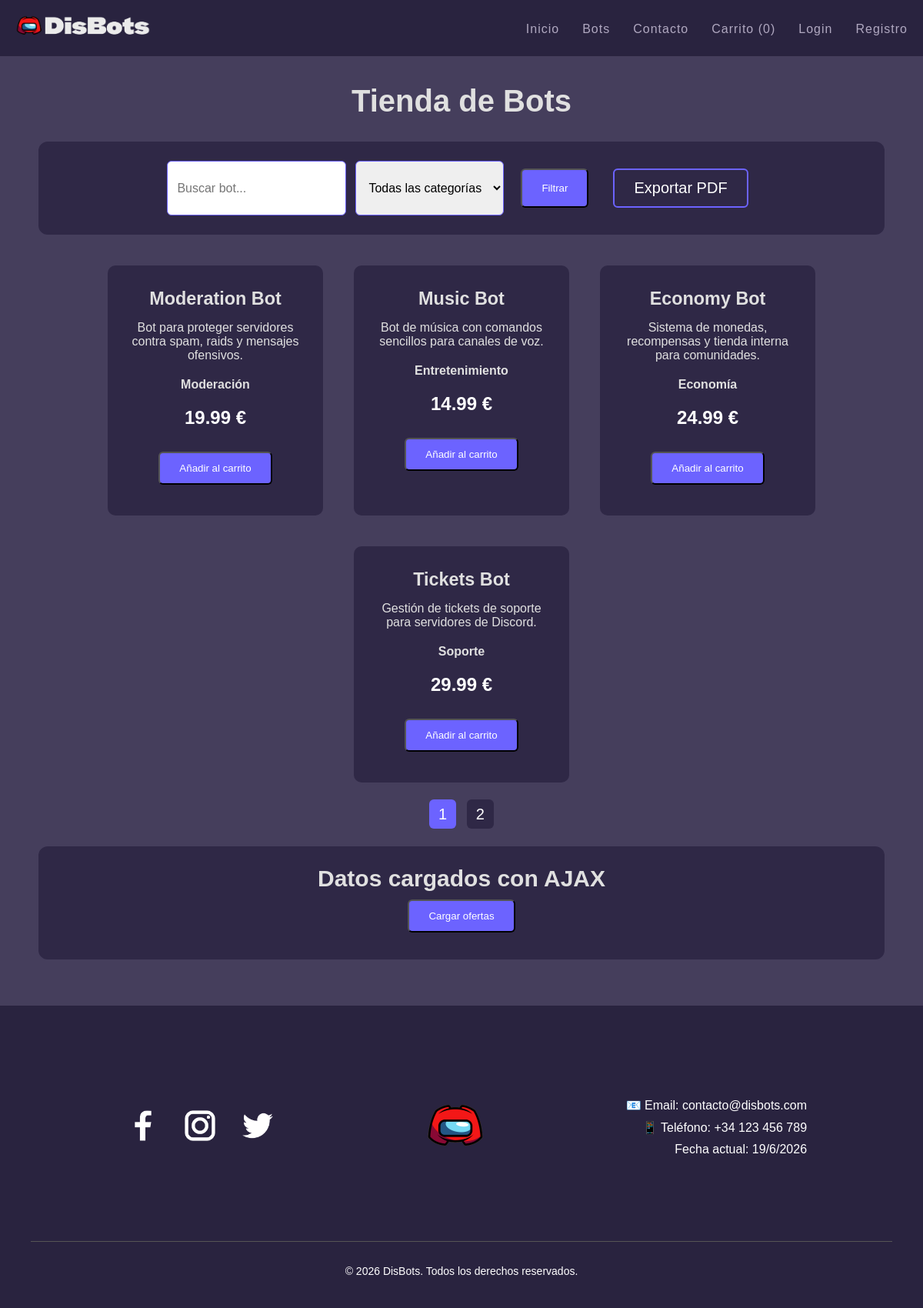
The page /productos.php on the database its author committed.
### tables this page shows
CREATE TABLE productos (
    id INT AUTO_INCREMENT PRIMARY KEY,
    nombre VARCHAR(120) NOT NULL,
    descripcion TEXT NOT NULL,
    categoria VARCHAR(80) NOT NULL,
    precio DECIMAL(8,2) NOT NULL,
    imagen VARCHAR(255) DEFAULT NULL,
    fecha_creacion TIMESTAMP DEFAULT CURRENT_TIMESTAMP
);

### includes/funciones.php (called while the page is built, shortened)
<?php
function esta_logueado() {
    return isset($_SESSION['usuario']);
}
function limpiar($dato) {
    return htmlspecialchars(trim($dato), ENT_QUOTES, 'UTF-8');
}
?>

### productos.php (the view, shortened to what this page needs)
<?php
require_once 'header.php';
require_once 'config/db.php';
$busqueda = trim($_GET['buscar'] ?? '');
$categoria = trim($_GET['categoria'] ?? '');
$pagina = max(1, (int)($_GET['pagina'] ?? 1));
$por_pagina = 4;
$offset = ($pagina - 1) * $por_pagina;
$where = 'WHERE 1=1';
$params = [];
$types = '';
$sqlCount = "SELECT COUNT(*) total FROM productos $where";
$stmtCount = mysqli_prepare($conexion, $sqlCount);
mysqli_stmt_execute($stmtCount);
$total = mysqli_fetch_assoc(mysqli_stmt_get_result($stmtCount))['total'];
$total_paginas = max(1, ceil($total / $por_pagina));
$sql = "SELECT * FROM productos $where ORDER BY fecha_creacion DESC LIMIT ? OFFSET ?";
$stmt = mysqli_prepare($conexion, $sql);
$params2 = $params; $params2[] = $por_pagina; $params2[] = $offset;
$types2 = $types . 'ii';
mysqli_stmt_bind_param($stmt, $types2, ...$params2);
mysqli_stmt_execute($stmt);
$productos = mysqli_stmt_get_result($stmt);
?>
<main class="contenedor">
    <h1>Tienda de Bots</h1>
    <section class="panel">
        <form method="GET" class="filtros">
            <input type="text" name="buscar" placeholder="Buscar bot..." value="<?= limpiar($busqueda) ?>">
            <select name="categoria">
                <option value="">Todas las categorías</option>
            </select>
            <button class="btn" type="submit">Filtrar</button>
            <a class="btn btn-secundario" href="exportar_pdf.php?buscar=<?= urlencode($busqueda) ?>&categoria=<?= urlencode($categoria) ?>">Exportar PDF</a>
        </form>
    </section>
    <section class="bot-grid">
        <?php while($p = mysqli_fetch_assoc($productos)): ?>
            <article class="bot-card">
                <h3><?= limpiar($p['nombre']) ?></h3>
                <p><?= limpiar($p['descripcion']) ?></p>
                <p><strong><?= limpiar($p['categoria']) ?></strong></p>
                <p class="precio"><?= number_format($p['precio'], 2) ?> €</p>
                <form action="agregar_carrito.php" method="POST">
                    <button class="btn btnComprar" type="submit" data-nombre="<?= limpiar($p['nombre']) ?>">Añadir al carrito</button>
                </form>
            </article>
        <?php endwhile; ?>
    </section>
    <div class="paginacion">
        <?php for($i=1; $i <= $total_paginas; $i++): ?>
            <a class="<?= $i === $pagina ? 'activa' : '' ?>" href="?buscar=<?= urlencode($busqueda) ?>&categoria=<?= urlencode($categoria) ?>&pagina=<?= $i ?>"><?= $i ?></a>
        <?php endfor; ?>
    </div>
    <section class="panel"><h2>Datos cargados con AJAX</h2><button id="cargarAjax" class="btn">Cargar ofertas</button><div id="resultadoAjax"></div></section>
</main>
<?php require_once 'footer.php'; ?>

### header.php (shortened to what this page needs)
<?php
require_once __DIR__ . '/includes/funciones.php';
$base = (strpos($_SERVER['PHP_SELF'], '/admin/') !== false) ? '../' : '';
$carrito_count = 0;
?>
<!DOCTYPE html>
<html lang="es">
<head>
    <link rel="stylesheet" href="<?= $base ?>estilos/estilo.css?v=3">
</head>
<body>
<header>
    <a href="<?= $base ?>index.php"><img src="<?= $base ?>assets/img/logo-letras.png" alt="Logo de DisBots" class="logo-header"></a>
    <nav id="menuPrincipal">
        <ul>
            <li><a href="<?= $base ?>index.php">Inicio</a></li>
            <li><a href="<?= $base ?>productos.php">Bots</a></li>
            <li><a href="<?= $base ?>contacto.php">Contacto</a></li>
            <li><a href="<?= $base ?>carrito.php">Carrito (<?= $carrito_count ?>)</a></li>
            <?php if (esta_logueado()): ?>
                <?php if (es_admin()): ?><li><a href="<?= $base ?>admin/productos_admin.php">Admin</a></li><?php endif; ?>
                <li><a href="<?= $base ?>logout.php">Salir</a></li>
            <?php else: ?>
                <li><a href="<?= $base ?>login.php">Login</a></li>
                <li><a href="<?= $base ?>registro.php">Registro</a></li>
            <?php endif; ?>
        </ul>
    </nav>
</header>

### footer.php (shortened to what this page needs)
<footer>
    <div class="footer-content">
        <div class="social-links">
            <a href="https://facebook.com" target="_blank"><img src="<?= $base ?>assets/img/facebook.png" alt="Facebook"></a>
            <a href="https://instagram.com" target="_blank"><img src="<?= $base ?>assets/img/instagram.png" alt="Instagram"></a>
            <a href="https://twitter.com" target="_blank"><img src="<?= $base ?>assets/img/twitter.png" alt="Twitter"></a>
        </div>
        <div class="footer-logo"><img src="<?= $base ?>assets/img/logo.png" alt="Logo de DisBots"></div>
        <div class="contact-info">
            <p>📧 Email: <a href="mailto:contacto@disbots.com">contacto@disbots.com</a></p>
            <p>📱 Teléfono: <a href="tel:+34123456789">+34 123 456 789</a></p>
            <p id="fechaActual"></p>
        </div>
    </div>
    <div class="footer-bottom"><p>&copy; 2026 DisBots. Todos los derechos reservados.</p></div>
</footer>
</body>
</html>

### estilos/estilo.css (style rules this page uses)
* { margin: 0; padding: 0; box-sizing: border-box; }
body { background-color: #453e5c; color: #e0e0e0; font-family: arial; font-size: 20px; text-align: center; }
header { color: #e0e0e0; background-color: #29233f; padding: 20px; font-family: arial; text-align: left; margin: 0; margin-bottom: 3%; display: flex; justify-content: space-between; align-items: center; }
nav { margin-top: 0; text-align: right; }
nav ul { list-style: none !important; display: flex; gap: 30px; margin: 0 !important; padding: 0 !important; justify-content: flex-end; }
nav ul li { display: inline; list-style: none !important; }
nav ul li a { color: #b0a8c0; text-decoration: none; font-weight: normal; font-size: 16px; letter-spacing: 1px; transition: color 0.3s; }
.btn { background:#6c63ff; color:white; padding:12px 25px; border-radius:6px; text-decoration:none; margin:10px; display:inline-block; transition:0.3s; }
.btn-secundario { background:transparent; border:2px solid #6c63ff; }
.bot-grid { display:flex; justify-content:center; gap:40px; flex-wrap:wrap; margin-top:40px; }
.bot-card { background:#2f2846; padding:30px; border-radius:10px; width:280px; transition:0.3s; }
.bot-card h3 { margin-bottom:15px; }
.bot-card p { font-size:16px; margin-bottom:20px; }
footer { background-color: #29233f; color: #fff; padding: 40px; text-align: center; margin-bottom: 0; margin-top: 5%; font-family: 'Gill Sans', 'Gill Sans MT', Calibri, 'Trebuchet MS', sans-serif; }
.footer-content { display: flex; justify-content: space-around; align-items: center; gap: 40px; flex-wrap: wrap; padding: 40px; font-family: 'arial'; font-size: 16px; }
.footer-logo img { height: 60px; }
.social-links { margin: 30px 0; text-align: left; }
.social-links a { display: inline-block; margin: 0 15px; text-decoration: none; }
.social-links img { height: 40px; width: 40px; transition: transform 0.3s; }
.contact-info { margin: 30px 0; text-align: right; }
.contact-info p { margin: 10px 0; }
.contact-info a { color: #fff; text-decoration: none; }
.footer-bottom { border-top: 1px solid #555; margin-top: 30px; padding-top: 30px; font-size: 14px; font-family: Arial; }
.logo-header { width: 180px; max-width: 45vw; }
.contenedor { width: min(1100px, 92%); margin: 0 auto; }
.panel { background:#2f2846; padding:25px; border-radius:12px; margin:30px auto; }
.formulario input, .formulario textarea, .formulario select, .filtros input, .filtros select { padding:12px; border-radius:6px; border:1px solid #6c63ff; font-size:16px; }
.filtros { display:flex; gap:12px; justify-content:center; flex-wrap:wrap; }
.precio { font-size:24px !important; font-weight:bold; color:#fff; }
.paginacion { margin:30px 0; }
.paginacion a { color:#fff; padding:8px 12px; margin:4px; background:#2f2846; text-decoration:none; border-radius:6px; }
.paginacion a.activa { background:#6c63ff; }

### rows shown on the page
productos: nombre "Moderation Bot", descripcion "Bot para proteger servidores contra spam, raids y mensajes ofensivos.", categoria "Moderación", precio "19.99"
productos: nombre "Music Bot", descripcion "Bot de música con comandos sencillos para canales de voz.", categoria "Entretenimiento", precio "14.99"
productos: nombre "Economy Bot", descripcion "Sistema de monedas, recompensas y tienda interna para comunidades.", categoria "Economía", precio "24.99"
productos: nombre "Tickets Bot", descripcion "Gestión de tickets de soporte para servidores de Discord.", categoria "Soporte", precio "29.99"

### other values the page prints
$carrito_count "0"
